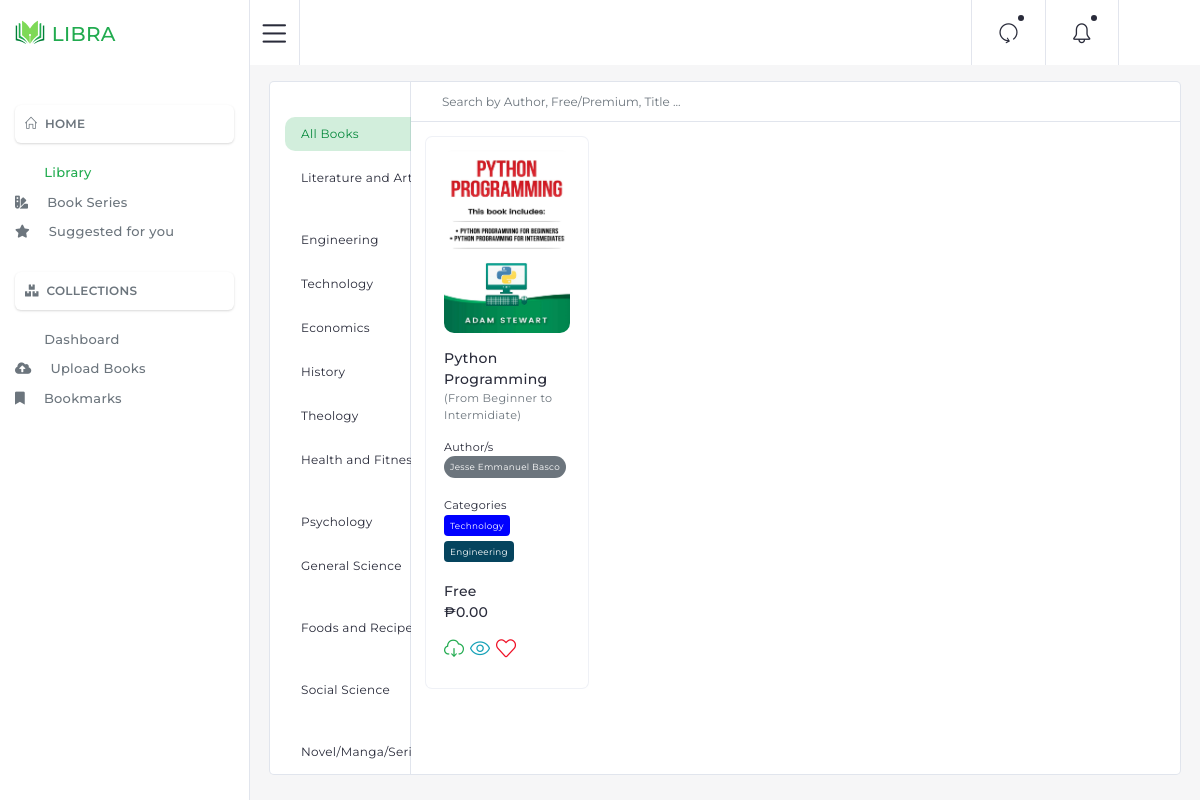
The page /app/author/library.php on the database as committed earlier.
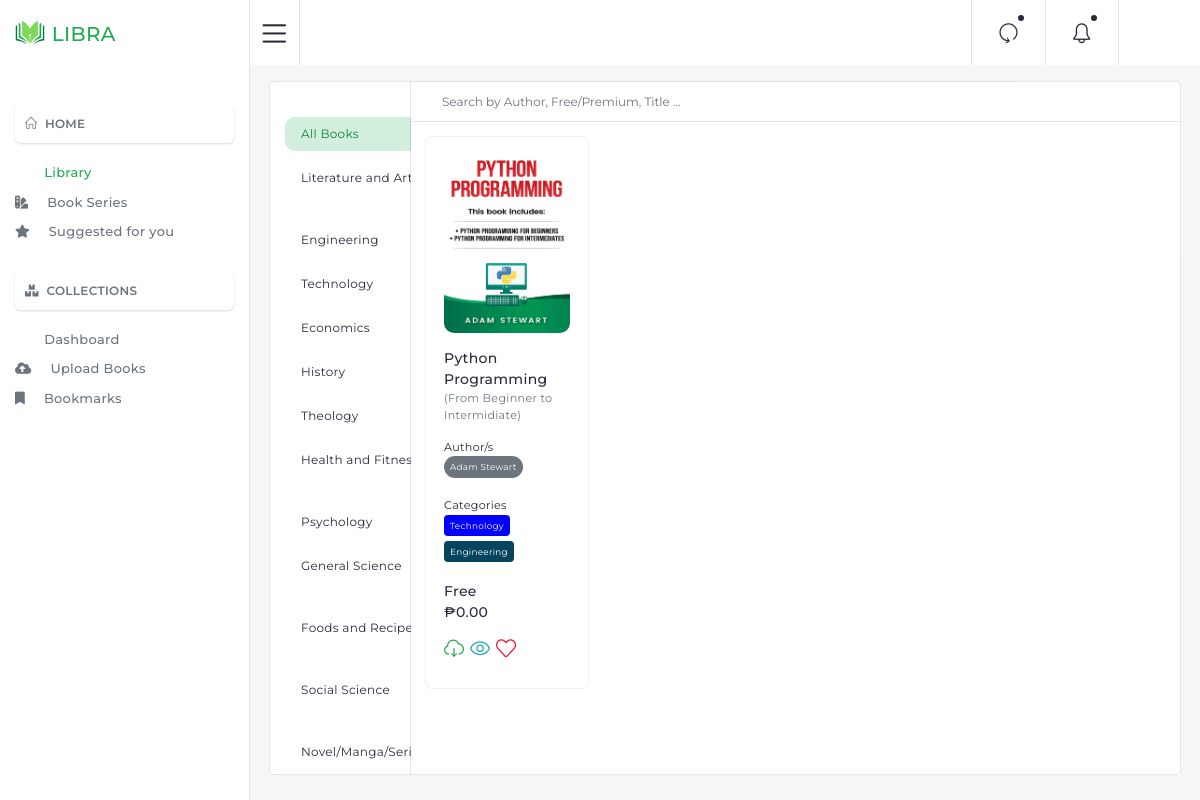
The same page on the database as committed later.
### tables this page shows
CREATE TABLE `tblbook_author` (
  `book_authorID` int(11) NOT NULL,
  `authorID` int(11) NOT NULL,
  `bookID` int(10) NOT NULL
);

CREATE TABLE `tblprofile` (
  `profile_ID` int(10) NOT NULL,
  `accountID` int(10) NOT NULL,
  `firstName` varchar(255) NOT NULL,
  `lastName` varchar(255) NOT NULL,
  `contactInfo` varchar(50) NOT NULL,
  `emailAddress` varchar(255) NOT NULL,
  `profileImage` varchar(255) NOT NULL,
  `created_at` timestamp NOT NULL DEFAULT current_timestamp() ON UPDATE current_timestamp()
);

### app/author/library.php (the view, shortened to what the changed rows need)
<?php include($_SERVER['DOCUMENT_ROOT'].'/AppLibra/app/author/template/head.php') ?>
<?php include($_SERVER['DOCUMENT_ROOT'].'/AppLibra/app/author/template/sidebar.php') ?>
<?php
include($_SERVER['DOCUMENT_ROOT'].'/AppLibra/functions/conn.php');
$allBooks = "SELECT tblbooks.bookID AS bookID, tblbooks.bookTitle AS bookTitle, tblbooks.bookDesc, tblbooks.bookCover AS bookCover,
                tblbooks.bookPdf AS bookPdf, tblbooks.bookOverview, tblbooks.bookStatus AS bookStatus, tblbooks.bookType AS bookType,
                tblbooks.bookPrice AS bookPrice, tblbooks.upload_timestamp AS upload_timestamp
                FROM tblbooks WHERE (((tblbooks.bookStatus)=1))";
$allBooks_result = mysqli_query($mysqli, $allBooks);
?>
<main>
    <div class="row mx-1 pt-2">
        <div class="col-md-12">
            <div class="tab-content" id="myTabContent">
                <div class="tab-pane fade show active" id="Approved" role="tabpanel" aria-labelledby="Description">
                    <div class="row">
                        <div class="col-12 col-lg-10 mt-2 pl-lg-0">
                            <div class="card border h-100 contact-list-section">
                                <div class="card-body p-0 overflow-auto" style="height:80vh !important;">
                                    <div class="contacts grid">
                                        <?php while($rows=mysqli_fetch_assoc($allBooks_result)) { ?>
                                        <div class="contact all-books">
                                            <div class="contact-content">
                                                <div class="contact-profile">
                                                    <img src="<?php $_SERVER['HTTP_HOST']; ?>/AppLibra/uploads/images/<?php echo $rows['bookCover']; ?>"
                                                        alt="avatar" class="user-image img-fluid">
                                                    <div class="contact-info">
                                                        <p class="contact-name mb-0"><?php echo $rows['bookTitle']; ?>
                                                        </p>
                                                        <p class="contact-position mb-0 small text-muted">
                                                            (<?php echo $rows['bookDesc']; ?>)</p>
                                                    </div>
                                                </div>
                                                <div class="contact-email">
                                                    <p class="mb-0 small">Author/s </p>
                                                    <?php
                                                            $bookID = $rows['bookID'];
                                                            $authors = "SELECT tblbook_author.book_authorID, tblbooks.bookID, tblauthor.authorID,
                                                                tblprofile.firstName AS fname, tblprofile.lastName AS lname, tblauthor.profile_ID
                                                                FROM ((tblbook_author INNER JOIN tblbooks ON tblbook_author.bookID = tblbooks.bookID) INNER JOIN
                                                                tblauthor ON tblbook_author.authorID = tblauthor.authorID) INNER JOIN tblprofile ON
                                                                tblauthor.profile_ID = tblprofile.profile_ID
                                                                WHERE (((tblbooks.bookID)='$bookID'))";
                                                                $authors_result = mysqli_query($mysqli, $authors);
                                                            ?>
                                                    <?php while($authors_rows=mysqli_fetch_assoc($authors_result)) { ?>
                                                    <span
                                                        class="badge badge-pill badge-secondary mb-1"><small><?php echo $authors_rows['fname']." ".$authors_rows['lname']; ?></small></span><br />
                                                    <?php } ?>
                                                </div>
                                                <div class="contact-email">
                                                    <p class="mb-0 small">Categories </p>
                                                    <?php
                                                            $bookID = $rows['bookID'];
                                                            $categories = "SELECT tblbook_categories.book_categoryID, tblbooks.bookID,
                                                                            tblcategories.categoryID,
                                                                            tblcategories.categoryName AS categoryName, tblcategories.categoryThemeColor
                                                                            FROM (tblbook_categories INNER JOIN tblbooks ON tblbook_categories.bookID =
                                                                            tblbooks.bookID)
                                                                            INNER JOIN tblcategories ON tblbook_categories.categoryID =
                                                                            tblcategories.categoryID
                                                                            WHERE (((tblbooks.bookID)='$bookID'))";
                                                                            $categories_result = mysqli_query($mysqli, $categories);
                                                            ?>
                                                    <?php while($categories_rows=mysqli_fetch_assoc($categories_result)) { ?>
                                                    <span class="badge badge badge-success mb-1"
                                                        style="background:<?php echo $categories_rows['categoryThemeColor'] ?> !important;"><small><?php echo $categories_rows['categoryName']; ?></small>
                                                    </span>
                                                    <?php } ?>
                                                </div>
                                                <div class="contact-email">
                                                    <p class="mb-0 small">
                                                        <?php
                                                            if($rows['bookType'] == 0)
                                                            {
                                                                echo '<p class="user-email">Free</p>';
                                                            }
                                                            else{
                                                                echo '<p class="user-email">Premium</p>';
                                                            }
                                                        ?>
                                                    </p>
                                                    <p class="user-email">₱<?php echo $rows['bookPrice'] ?>.00</p>
                                                </div>
                                                <div class="line-h-1 h5">
                                                    <a class="text-success" href="#"><i
                                                            class="icon-cloud-download"></i></a>
                                                    <a class="text-info" href="#"><i class="icon-eye"></i></a>
                                                    <a class="text-danger" href="#"><i class="icon-heart"></i></a>
                                                </div>
                                            </div>
                                        </div>
                                        <?php } ?>
                                    </div>
                                </div>
                            </div>
                        </div>
                    </div>
                </div>
            </div>
        </div>
    </div>
</main>
<?php include($_SERVER['DOCUMENT_ROOT'].'/AppLibra/app/author/template/footer.php') ?>

Rows that differ between the two databases and show on the page:
changed through a linked row, tblbook_author: tblprofile.firstName "Jesse Emmanuel" → "Adam"; tblprofile.lastName "Basco" → "Stewart"
